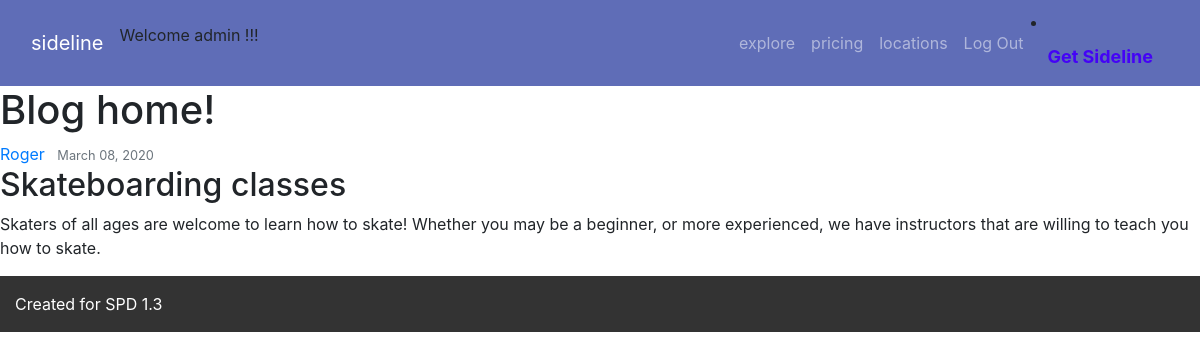
The app's page /hobbies/3/ (signed in) with its own data.
### hobbies/models.py (models this page shows, shortened)
class Hobbies(models.Model):
    title = models.CharField(max_length=100)
    content = models.TextField()
    date_posted = models.DateTimeField(default=timezone.now)
    author = models.ForeignKey(User, on_delete=models.CASCADE)

### hobbies/views.py (the view)
# urls.py: path('hobbies/<int:pk>/', HobbiesDetailView.as_view(), name='hobbies-detail'),
class HobbiesDetailView(DetailView):
    model = Hobbies

### hobbies/templates/hobbies/hobbies_detail.html (shortened to what this page needs)
{% extends "hobbies/base.html" %}
{% block content %}
    <h1>Blog home!</h1>
        <article class="media content-section">
            <div class="media-body">
                <div class="article-metadata">
                    <a class="mr-2" href="#">{{ object.author }}</a>
                    <small class="text-muted">{{ object.date_posted|date:"F d, Y" }}</small>
                </div>
                <h2 class="article-title">{{ object.title }}</h2>
                <p class="article-content">{{ object.content }}</p>
            </div>
        </article>
{% endblock content %}

### hobbies/templates/hobbies/base.html (shortened to what this page needs)
<!DOCTYPE html>
<html>
    <head>
        <link rel="stylesheet" href="https://cdnjs.cloudflare.com/ajax/libs/twitter-bootstrap/4.3.1/css/bootstrap.min.css">
        {% load static %}
        <link rel='stylesheet' href="{% static 'css/style.css' %}">
    </head>
    <body>
        <nav class="navbar navbar-expand-md sticky-top">
            <div class="container-fluid">
                <a class="navbar-brand" href="{% url 'hobbies-home' %}">sideline</a>
                <div class="navbar-dark collapse navbar-collapse" id="navcol-1">
                    {% if request.user.is_authenticated %}
                    <p>Welcome {{ user.username }} !!!</p>
                    <ul class="nav navbar-nav ml-auto">
                        <li class="nav-item" role="presentation"><a class="nav-link" href="{% url 'hobbies-list' %}">explore</a></li>
                        <li class="nav-item" role="presentation"><a class="nav-link" href="{% url 'pricing' %}">pricing</a></li>
                        <li class="nav-item" role="presentation"><a class="nav-link" href="{% url 'locations' %}">locations</a></li>
                        <li class="nav-item" role="presentation"><a class="nav-link" href="{% url 'logout' %}">Log Out</a></li>
                    </ul>
                        {% endif %}
                        <li class="nav-item" role="presentation">
                            <font size="4px">
                                <a class="nav-link" href="{% url 'get-sideline' %}" style="color:rgb(68, 3, 246)">
                                    <strong>
                                        Get Sideline
                                    </strong>
                                </a>
                            </font>
                        </li>
                </div>
            </div>
        </nav>
            {% block content %}
            {% endblock %}
        <div class="container-fluid section footer">
            <p>Created for SPD 1.3</p>
        </div>
    </body>
</html>

### static/css/style.css (style rules this page uses)
.navbar { background-color: #5f6db7; }
.navbar-brand { color: white; }
.section { margin: 0px 0px 50px 0px; }
.footer { background-color: #333; color: white; display: flex; bottom: 0; margin: 0; padding-top: 16px; }

### records on screen
Hobbies: author "Roger", date_posted "March 08, 2020", title "Skateboarding classes", content "Skaters of all ages are welcome to learn how to skate! Whether you may be a beginner, or more experienced, we have instructors that are willing to teach you how to skate."

### other values on screen
{{ user.username }} "admin"
